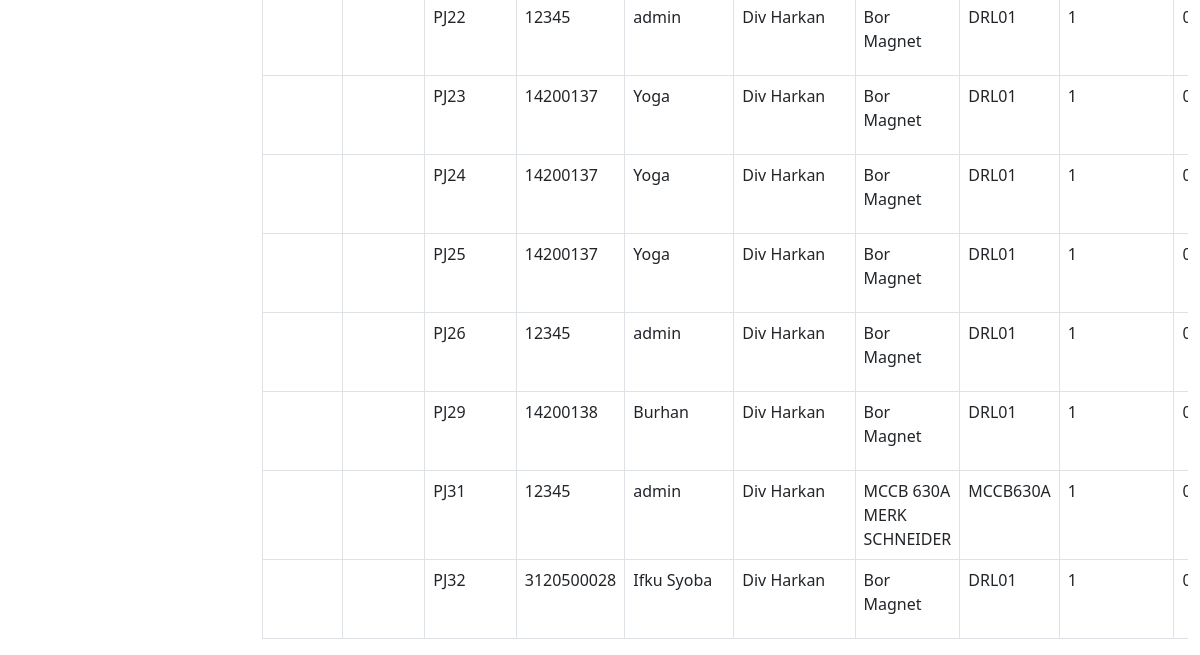
The app's page /peminjaman.php (signed in, lower part), older data.
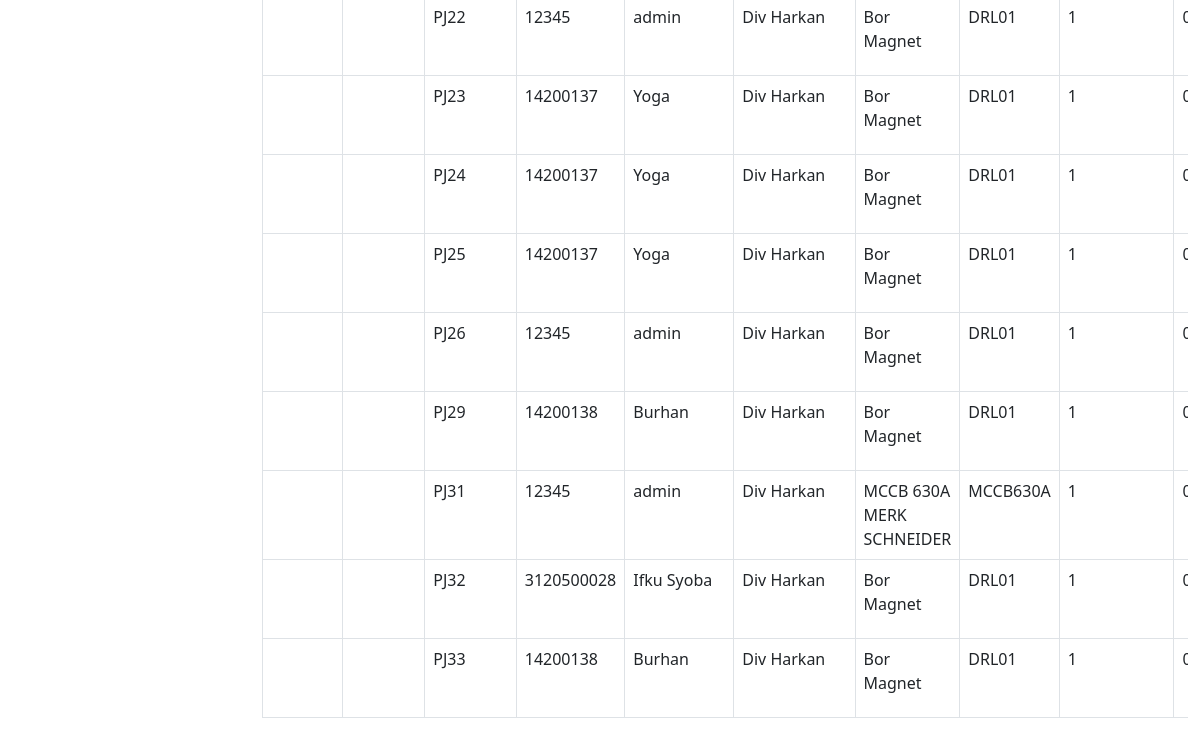
The same page, newer data.
### tables this page shows
CREATE TABLE `keluar_masuk_barang` (
  `idtransaksi` int NOT NULL,
  `kodetransaksi` varchar(200) NOT NULL,
  `tanggal` timestamp NULL DEFAULT NULL,
  `tanggal_pengajuan` timestamp NULL DEFAULT NULL,
  `tanggalkembali` timestamp NULL DEFAULT NULL,
  `jenisbarang` varchar(256) NOT NULL,
  `nip` varchar(512) NOT NULL,
  `namabarang` varchar(200) NOT NULL,
  `kodebarang` varchar(200) NOT NULL,
  `jumlahpinjam` int NOT NULL,
  `jumlahkembali` int DEFAULT '0',
  `jumlahrusak` int DEFAULT '0',
  `lokasi` varchar(500) NOT NULL,
  `lokasi_kembali` varchar(256) DEFAULT NULL,
  `keterangan` varchar(256) DEFAULT NULL,
  `isApproved` int DEFAULT '0',
  `status` varchar(200) NOT NULL
);

CREATE TABLE `users` (
  `id_user` int NOT NULL,
  `nip_user` varchar(512) NOT NULL,
  `nama_user` varchar(512) NOT NULL,
  `password_user` varchar(512) NOT NULL,
  `divisi_id` int NOT NULL,
  `role_id` int NOT NULL
);

CREATE TABLE `divisi` (
  `iddivisi` int NOT NULL,
  `namadivisi` varchar(200) NOT NULL
);

### peminjaman.php (the view, shortened to what the changed rows need)
<?php
require 'controller/peminjam_controller.php';
$searchTerm = isset($_GET['cari']) ? $_GET['cari'] : '';
?>
<!DOCTYPE html>
<html lang="en">
<head>
    <link href="css/styles.css" rel="stylesheet" />
</head>
<br>
<br>
<main id="main-content" class="<?= isset($_GET['sidebarClosed']) ? '' : 'main-with-sidebar' ?>">
    <div class="container -fluid">
        <br>
        <br>
        <div class="card-body">
            <div class="table table-responsive">
                <table class="table table-bordered" id="dataTable" width="100" cellspacing="0">
                    <tbody>
                        <?php
                        if (!empty($searchTerm)) {
                            $searchResults = searchMutasiBarang($conn, $searchTerm);
                            while ($data = mysqli_fetch_array($searchResults)) {
                                $idtransaksi = $data['idtransaksi'];
                                $tanggalpinjam = $data['tanggal'];
                                $tanggalkembali = $data['tanggalkembali'];
                                $kodetransaksi = $data['kodetransaksi'];
                                $nip = $data['nip'];
                                $namabarang = $data['namabarang'];
                                $kodebarang = $data['kodebarang'];
                                $jumlahpinjam = $data['jumlahpinjam'];
                                $jumlahkembali = $data['jumlahkembali'];
                                $jumlahrusak = $data['jumlahrusak'];
                                $lokasi = $data['lokasi'];
                                $status = $data['status'];
                                $tanggalKembaliNull = "0000-00-00 00:00:00";
                                $query_pegawai = "SELECT users.nama_user
                        FROM users
                        WHERE users.nip_user = '$nip'";
                                $result_pegawai = mysqli_query($conn, $query_pegawai);
                                $namapegawai = "-";
                                if ($result_pegawai) {
                                    $row_pegawai = mysqli_fetch_assoc($result_pegawai);
                                    $namapegawai = $row_pegawai['nama_user'];
                                }
                                $query_divisi = "SELECT divisi.namadivisi
                        FROM users
                        INNER JOIN divisi ON users.divisi_id = divisi.iddivisi
                        WHERE users.nip_user = '$nip'";
                                $result_divisi = mysqli_query($conn, $query_divisi);
                                $namadivisi = "-";
                                if ($result_divisi) {
                                    $row_divisi = mysqli_fetch_assoc($result_divisi);
                                    $namadivisi = $row_divisi['namadivisi'];
                                }
                        ?>
                                <tr class="centered-cell">
                                    <td class="centered-cell"> <?= $tanggalpinjam ?></td>
                                    <td class="centered-cell"> <?= $tanggalkembali ?></td>
                                    <td class="centered-cell"> <?= $kodetransaksi ?></td>
                                    <td class="centered-cell"> <?= $nip ?></td>
                                    <td class="centered-cell"> <?= $namapegawai ?></td>
                                    <td class="centered-cell"> <?= $namadivisi ?></td>
                                    <td class="centered-cell"> <?= $namabarang ?></td>
                                    <td class="centered-cell"> <?= $kodebarang ?></td>
                                    <td class="centered-cell"> <?= $jumlahpinjam ?></td>
                                    <td class="centered-cell"> <?= $jumlahkembali ?></td>
                                    <td class="centered-cell"> <?= $jumlahrusak ?></td>
                                    <td class="centered-cell"> <?= $lokasi ?></td>
                                    <td class="centered-cell">
                                        <button type="button" class="btn btn-primary" data-bs-toggle="modal" data-bs-target="#modal<?= $idtransaksi ?>">Lihat Detail</button>';
                                    </td>
                                </tr>
                                <div class="modal fade" id="modal<?= $idtransaksi; ?>">
                                    <div class="modal-dialog">
                                        <div class="modal-content bg-white">
                                            <form method="post">
                                                <div class="modal-header">
                                                    <h4 class="modal-title">Aksi</h4>
                                                    <button type="button" class="btn-close" data-bs-dismiss="modal"></button>
                                                </div>
                                                <div class="modal-body">
                                                    <div class="button-container">
                                                        <button type="submit" class="btn btn-success" name="approve">Approve</button>
                                                        <button type="submit" class="btn btn-danger" name="tolak" onclick="return confirm('Apakah Anda yakin ingin menolak?')">Tolak</button>
                                                    </div>
                                                    <input type="hidden" name="idtransaksi" value="<?= $idtransaksi ?>">
                                                </div>
                                                <div class="modal-footer">
                                                    <button type="submit" class="btn btn-warning" name="updatebarang">Simpan</button>
                                                </div>
                                            </form>
                                        </div>
                                    </div>
                                </div>
                            <?php
                            }
                        } else {
                            $ambilsemuadatastock = mysqli_query($conn, "SELECT * FROM keluar_masuk_barang WHERE isApproved = 0");
                            while ($data = mysqli_fetch_array($ambilsemuadatastock)) {
                                $tanggalpinjam = $data['tanggal'];
                                $tanggalkembali = $data['tanggalkembali'];
                                $kodetransaksi = $data['kodetransaksi'];
                                $nip = $data['nip'];
                                $namabarang = $data['namabarang'];
                                $kodebarang = $data['kodebarang'];
                                $jumlahpinjam = $data['jumlahpinjam'];
                                $jumlahkembali = $data['jumlahkembali'];
                                $query_pegawai = "SELECT users.nama_user
                        FROM users
                        WHERE users.nip_user = '$nip'";
                                $result_pegawai = mysqli_query($conn, $query_pegawai);
                                $namapegawai = "-";
                                if ($result_pegawai) {
                                    $row_pegawai = mysqli_fetch_assoc($result_pegawai);
                                    $namapegawai = $row_pegawai['nama_user'];
                                }
                                $query_divisi = "SELECT divisi.namadivisi
                        FROM users
                        INNER JOIN divisi ON users.divisi_id = divisi.iddivisi
                        WHERE users.nip_user = '$nip'";
                                $result_divisi = mysqli_query($conn, $query_divisi);
                                $namadivisi = "-";
                                if ($result_divisi) {
                                    $row_divisi = mysqli_fetch_assoc($result_divisi);
                                    $namadivisi = $row_divisi['namadivisi'];
                                }
                            ?>
                                <tr class="centered-cell">
                                    <td class="centered-cell"> <?= $tanggalpinjam ?></td>
                                    <td class="centered-cell"> <?= $tanggalkembali ?></td>
                                    <td class="centered-cell"> <?= $kodetransaksi ?></td>
                                    <td class="centered-cell"> <?= $nip ?></td>
                                    <td class="centered-cell"> <?= $namapegawai ?></td>
                                    <td class="centered-cell"> <?= $namadivisi ?></td>
                                    <td class="centered-cell"> <?= $namabarang ?></td>
                                    <td class="centered-cell"> <?= $kodebarang ?></td>
                                    <td class="centered-cell"> <?= $jumlahpinjam ?></td>
                                    <td class="centered-cell"> <?= $jumlahkembali ?></td>
                                </tr>
                        <?php
                            }
                        }
                        ?>
                    </tbody>
                </table>
            </div>
        </div>
</main>
</body>
</html>

Row changes from the older to the newer data that the page shows:
added keluar_masuk_barang: kodetransaksi "PJ33", nip "14200138", users.nama_user "Burhan", divisi.namadivisi "Div Harkan", namabarang "Bor Magnet", kodebarang "DRL01", jumlahpinjam "1"
